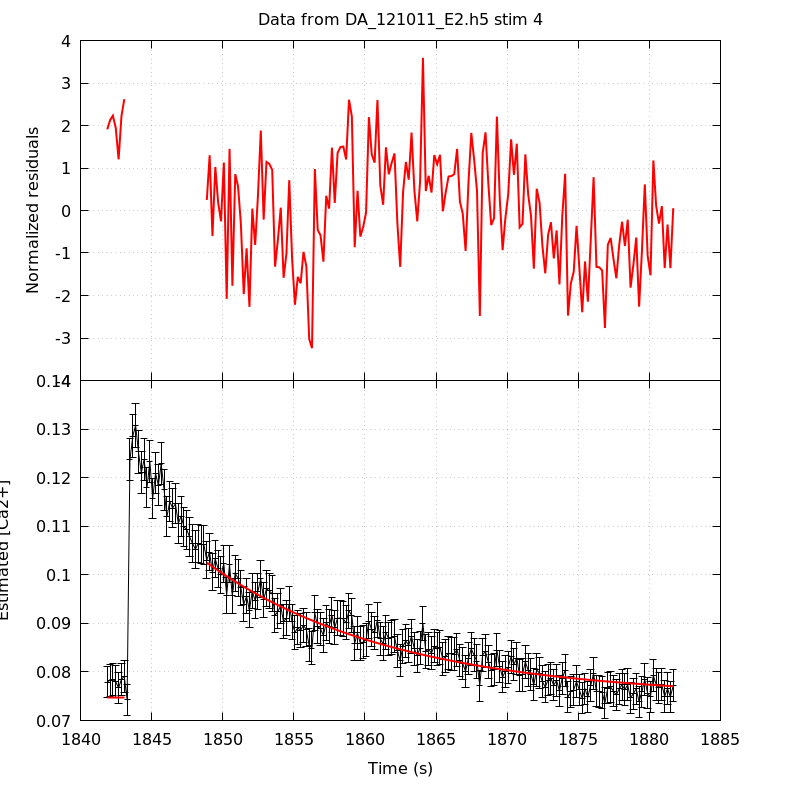

Recreate this plot in gnuplot.
unset key
set grid
set multiplot title 'Data from DA_121011_E2.h5 stim 4' noenhanced layout 2,1 margins 0.1,0.9,0.1,0.95 spacing 0,0
set ylabel 'Normalized residuals'
set xtics format ''
plot 'DA_121011_E2_aba_RatioFit_s4' using 1:4 with lines linecolor rgb 'red' linewidth 2
set format x '%g'
set xlabel 'Time (s)'
set ylabel 'Estimated [Ca2+]'
plot 'DA_121011_E2_aba_CaRatio_s4' using 1:2:($3*1.96) with yerrorlines \
     linecolor rgb 'black' linewidth 1,                \
     'DA_121011_E2_aba_RatioFit_s4' using 1:3 with lines linecolor rgb 'red'\
     linewidth 2
unset multiplot
